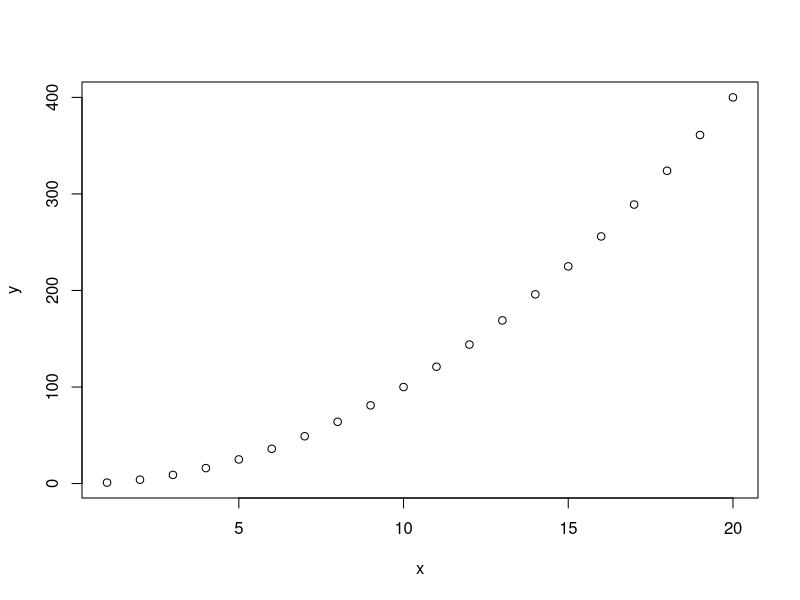
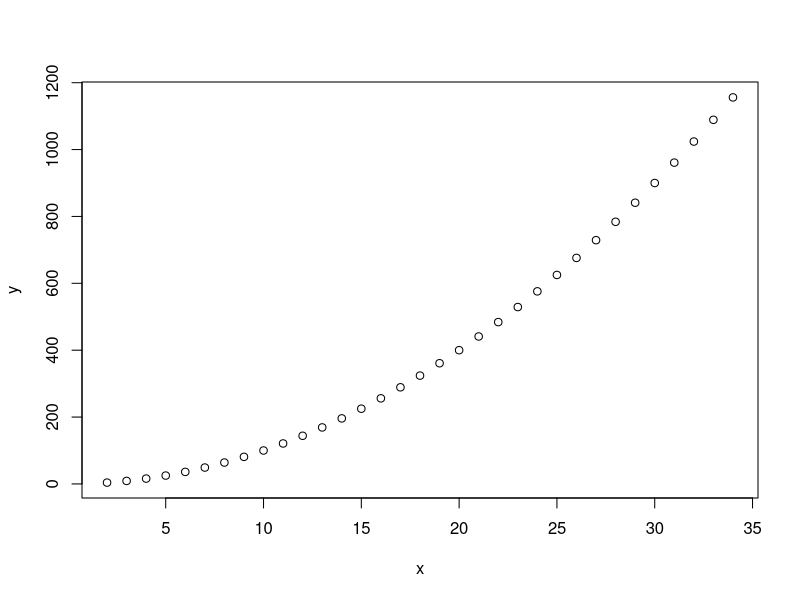
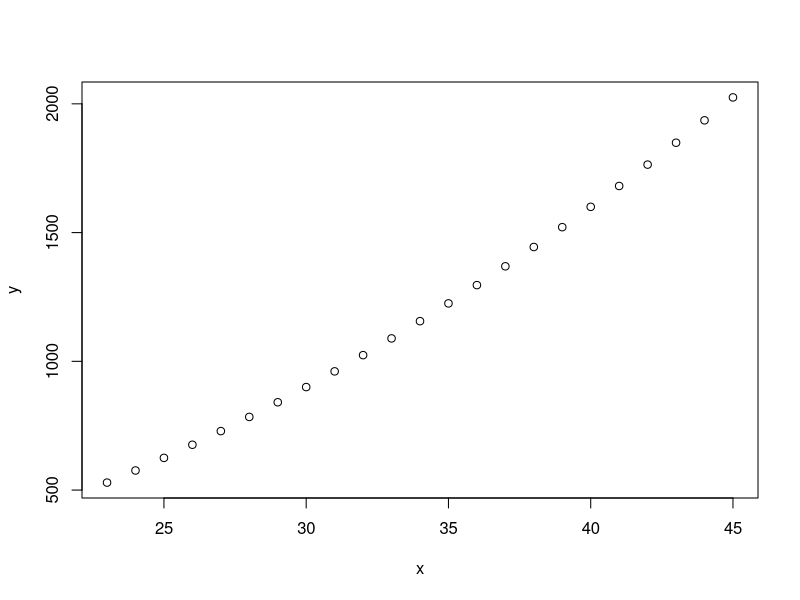
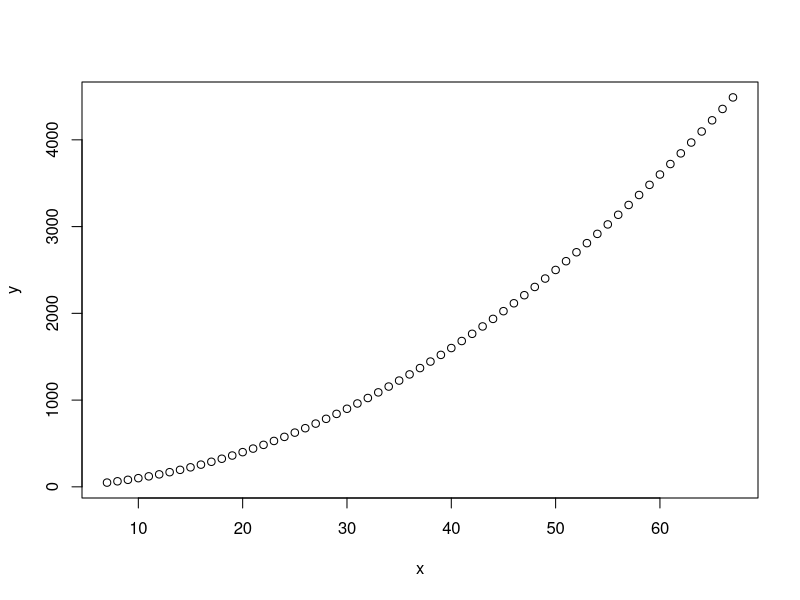

Reproduce these figures in R, in order. (Note: this script raises an error after producing the figures.)
x<-1:20
y <-x^2
plot(x,y)


x<-2:34
y <-x^2
plot(x,y)


x<-45:23
y <-x^2
plot(x,y)


x<-7:67
y <-x^2
plot(x,y)


x <-c(2,5,4,6,7,9,56,3,6,9,56,4,7,9,5,3,)
hist(x)

x<-4:43
y <-x^2
plot(x,y)


x<-2:28
y <-x^2
plot(x,y)

prof<-c(1753,2458,864,367)
escola<-c('privada', 'estadual', 'municipal', 'federal')
barplot (prof,names.arg=escola,
        main= "quantidade de professores",
        xlab="instituição",
        ylim-c(0,2000),
        col="blue")

